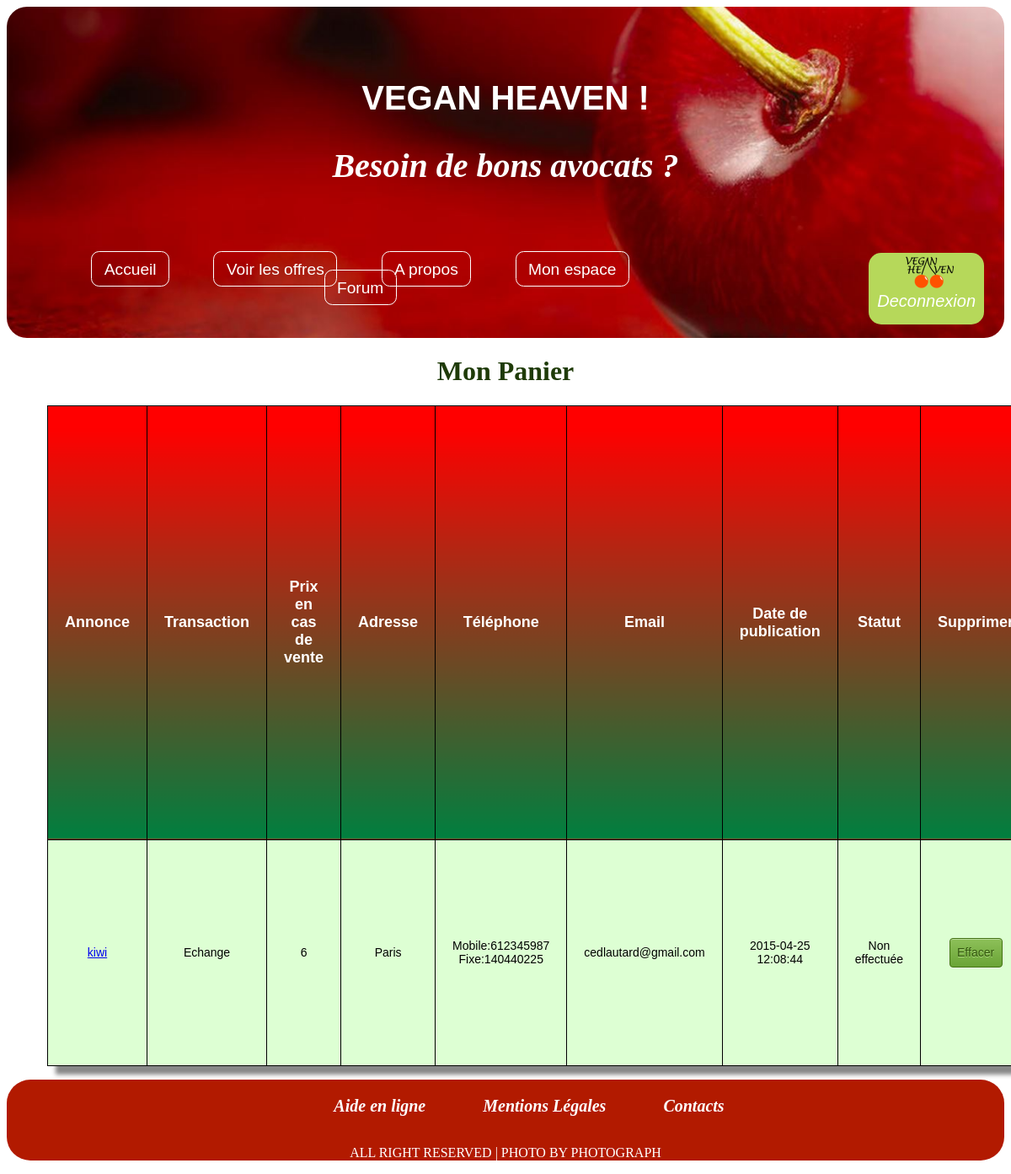
Page /global/MonCompte.php (signed in) on the committed database.
### tables this page shows
CREATE TABLE IF NOT EXISTS `panier` (
  `idPanier` int(11) NOT NULL AUTO_INCREMENT,
  `idAnnonces` int(11) NOT NULL,
  `idMember` int(11) NOT NULL,
  `Titre` text NOT NULL,
  `Transaction` text NOT NULL,
  `prix_offre` int(11) NOT NULL,
  `Peremtion` date NOT NULL,
  `DatePublication` datetime NOT NULL,
  `lieu_transaction` text NOT NULL,
  `TelephoneMobile` int(10) NOT NULL,
  `TelephoneFixe` int(10) NOT NULL,
  `AdresseEmail` varchar(255) NOT NULL,
  PRIMARY KEY (`idPanier`)
);

CREATE TABLE IF NOT EXISTS `annonces` (
  `idAnnonces` int(5) NOT NULL AUTO_INCREMENT,
  `Members_idMembers` int(11) NOT NULL,
  `Annonceur` text NOT NULL,
  `Transaction` text NOT NULL,
  `prix_offre` int(11) NOT NULL,
  `lieu_transaction` text NOT NULL,
  `departement` text NOT NULL,
  `code_postal` int(6) NOT NULL,
  `Produit` text NOT NULL,
  `Date` date NOT NULL,
  `Description` text NOT NULL,
  `Categorie` text NOT NULL,
  `Url_Image` varchar(255) NOT NULL,
  `DatePublication` datetime NOT NULL,
  `Effectuee` tinyint(1) NOT NULL,
  PRIMARY KEY (`idAnnonces`)
);

### global/controleurs/MonCompteControleurs.php (called while the page is built, shortened)
<?php
include('./modeles/MonCompteModeles.php');
?>

### global/MonCompte.php (called while the page is built, shortened)
<?php
	include('controleurs/MonCompteControleurs.php');
	include('commun/PiedDePage.php');
?>

### global/Commun/Fonction.php (called while the page is built, shortened)
<?php
function Statut_Annonces($idAnnonces)
{
$bdd = new PDO('mysql:host=localhost;dbname=membre;charset=utf8', 'root','root');
$requete=$bdd->prepare('SELECT `Effectuee` FROM annonces WHERE `idAnnonces`= ?');
$requete->execute(array($idAnnonces));
$reponse=$requete->fetch();
$Effectuee=$reponse['Effectuee'];
return $Effectuee;
}
?>

### global/modeles/MonCompteModeles.php (the view, shortened to what this page needs)
<?php
	$Member=$_SESSION['ID'];
	$bdd = new PDO('mysql:host=localhost;dbname=membre;charset=utf8', 'root','root');
	$requete=$bdd->prepare('SELECT * FROM panier WHERE `idMember`= ? GROUP BY `idPanier`');
	$requete->execute(array($Member));
	echo"<body>
		<h1 class='titles'>Mon Panier</h1>
	 		<div class='TabTransactions' >
                <table >
                    <tr>
                        <td>
                        Annonce
                        </td>
                        <td >
                        Transaction
                        </td>
                        <td>
                        Prix en cas de vente
                        </td>
						<td>
                        Adresse
                        </td>
						<td>
                        Téléphone
                        </td>
						<td>
                        Email
                        </td>
                        <td>
                       	Date de publication
                        </td>
                        <td>
                        Statut
                        </td>
                        <td>
                        Supprimer
                        </td>
                    </tr>";
				while($reponse=$requete->fetch()){
				$idAnnonces=$reponse["idAnnonces"] ;
				$Titre=$reponse["Titre"] ;
				$Transaction=$reponse["Transaction"] ;
				$prix_offre=$reponse["prix_offre"] ;
				$lieu_transaction=$reponse["lieu_transaction"] ;
				$DatePublication=$reponse["DatePublication"];
				$TelephoneMobile=$reponse["TelephoneMobile"] ;
				$TelephoneFixe=$reponse["TelephoneFixe"];
				$AdresseEmail=$reponse["AdresseEmail"];
				$Statut_Annonces=Statut_Annonces($idAnnonces);
					if($Statut_Annonces==0)
					{
					$valide='Non effectuée';
					}
					else
					{
					$valide='Effectuée';
					}
				echo"<tr>
                        <td >
                          <a href='Produits.php?variable=".$Titre."'>$Titre</a><br />
                        </td>
                        <td>
                           $Transaction
                        </td>
                        <td>
                            $prix_offre
                        </td>
						<td>
                            $lieu_transaction
                        </td>
						<td>
							<p>
                            	Mobile:$TelephoneMobile
                           		<br/>
                           		Fixe:$TelephoneFixe
                           	</p>
                        </td>
						<td>
                            $AdresseEmail
                        </td>
                        <td>
                            $DatePublication
                        </td>
                        <td>
                        $valide
                        </td>
                        <td>
                        <a href='MonCompte.php?suppr=".$idAnnonces."'><button class='submit-button'>Effacer</button></a>";
                        echo"</td>
                    </tr>";
			}
			echo"</table>
            </div>
     </body>";
?>

### global/vues/StyleGraphique.css (style rules this page uses)
h1 { color: #1f3b08; }
div { margin:auto; }
h1 { text-align:left; }
body { color: black; max-width:100%; background-color: white; }
.TabTransactions table { box-shadow: 10px 10px 5px #888888; border:1px solid #000000; margin-top:1em; margin-left:3em; }
.TabTransactions table { border-collapse: collapse; height:100%; }
.TabTransactions tr:nth-child(odd) { background-color:#ddffd3; }
.TabTransactions tr:nth-child(even) { background-color:#ddffd3; }
.TabTransactions td { vertical-align:middle; border:1px solid #000000; border-width:0px 1px 1px 0px; text-align:center; padding:20px; font-size:14px; font-family:Arial; font-weight:normal; color:#000000; }
.TabTransactions tr:last-child td { border-width:0px 1px 0px 0px; }
.TabTransactions tr td:last-child { border-width:0px 0px 1px 0px; }
.TabTransactions tr:last-child td:last-child { border-width:0px 0px 0px 0px; }
.TabTransactions tr:first-child td { background:-o-linear-gradient(bottom, #ff0000 5%, #007f3f 100%); background:-webkit-gradient( linear, left top, left bottom, color-stop(0.05, #ff0000), color-stop(1, #007f3f) ); background:-moz-linear-gradient( center top, #ff0000 5%, #007f3f 100% ); filter:progid:DXImageTransform.Microsoft.gradient(startColorstr="#ff0000", endColorstr="#007f3f"); background: -o-linear-gradient(top,#ff0000,007f3f); background-color:#ff0000; border:0px solid #000000; text-align:center; border-width:0px 0px 1px 1px; font-size:18px; font-family:Arial; font-weight:bold; color:#ffffff; }
.TabTransactions tr:first-child td:first-child { border-width:0px 0px 1px 0px; }
.TabTransactions tr:first-child td:last-child { border-width:0px 0px 1px 1px; }
.submit-button { border: 1px solid #447314; background: #6aa436; background: -webkit-gradient(linear, left top, left bottom, from(#8dc059), to(#6aa436)); background: -webkit-linear-gradient(top, #8dc059, #6aa436); background: -moz-linear-gradient(top, #8dc059, #6aa436); background: -ms-linear-gradient(top, #8dc059, #6aa436); background: -o-linear-gradient(top, #8dc059, #6aa436); background-image: -ms-linear-gradient(top, #8dc059 0%, #6aa436 100%); -webkit-border-radius: 4px; -moz-border-radius: 4px; border-radius: 4px; -webkit-box-shadow: rgba(255,255,255,0.4) 0 1px 0, inset rgba(255,255,255,0.4) 0 1px 0; -moz-box-shadow: rgba(255,255,255,0.4) 0 1px 0, inset rgba(255,255,255,0.4) 0 1px 0; box-shadow: rgba(255,255,255,0.4) 0 1px 0, inset rgba(255,255,255,0.4) 0 1px 0; text-shadow: #addc7e 0 1px 0; color: #31540c; font-family: helvetica, serif; padding: 8.5px ; font-size: 14px; text-decoration: none; vertical-align: middle; }
.titles { text-align: center; }

### rows in the picture
panier: Titre "kiwi", Transaction "Echange", prix_offre "6", lieu_transaction "Paris", TelephoneMobile "612345987", TelephoneFixe "140440225", AdresseEmail "cedlautard@gmail.com", DatePublication "2015-04-25 12:08:44", idAnnonces.Effectuee "Non effectuée"
